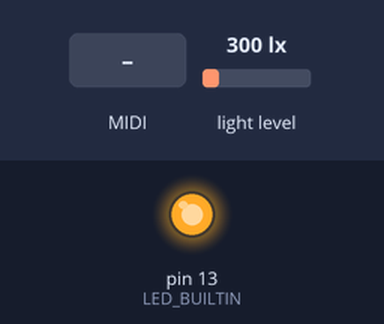
Recording of a sketch running on a simulated Teensy 4. Shown: output pins drawn as LEDs (lit = HIGH). The inputs (shaded band) are chosen by the test bench; at power-on: light level 300 lx.

Above: at 1.2 s.
1.3 s: light level set to 1500 lx
At 1.77 s:
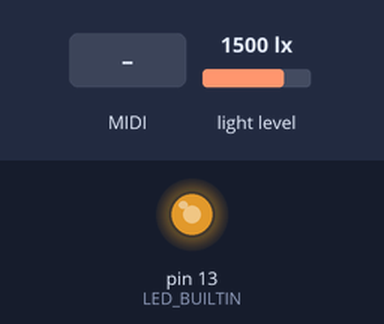
4.3 s: MIDI note 36 received
Timing chart, 0 to 13.3 s (numbered marks = the images above; inputs shaded):
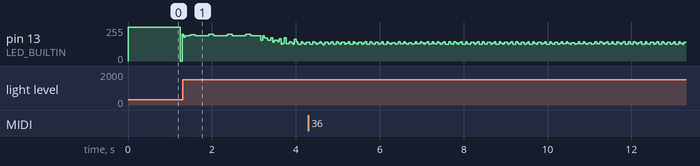

The sketch:

Light-MIDI-Note-Pentatonic.ino
```cpp
/*

  Advanced BH1750 library usage example

  This example has some comments about advanced usage features.

  Connections

  - VCC to 3V3 or 5V
  - GND to GND
  - SCL to SCL (A5 on Arduino Uno, Leonardo, etc or 21 on Mega and Due, on
    esp8266 free selectable)
  - SDA to SDA (A4 on Arduino Uno, Leonardo, etc or 20 on Mega and Due, on
    esp8266 free selectable)
  - ADD to (not connected) or GND

  ADD pin is used to set sensor I2C address. If it has voltage greater or equal
  to 0.7VCC voltage (e.g. you've connected it to VCC) the sensor address will be
  0x5C. In other case (if ADD voltage less than 0.7 * VCC) the sensor address
  will be 0x23 (by default).

*/

#include <BH1750.h>
#include <Wire.h>

#include "Filter.h"

ExponentialFilter<long> FilterRange(5, 0);

#define LOWCC1 16
#define HIGHCC1 LOWCC1 + 32


/*
  BH1750 can be physically configured to use two I2C addresses:
    - 0x23 (most common) (if ADD pin had < 0.7VCC voltage)
    - 0x5C (if ADD pin had > 0.7VCC voltage)

  Library uses 0x23 address as default, but you can define any other address.
  If you had troubles with default value - try to change it to 0x5C.

*/
BH1750 lightMeter(0x5c);

// the MIDI channel number to send messages
const int channel = 1;

// the MIDI continuous controller for each analog input
const int controllerA0 = 16; // 10 = pan position


float n0;
float previousA0 = -1;

float minVal = 1.00;
float maxVal = 10000.00;


uint16_t pentatonicTable[54] = { 0,1,3,6,8,10,13,15,18,20,22,25,27,30,32,34,37,39,42,44,46,49,51,54,56,58,61,63,66,68,70,73,75,78,80,82,85,87,90,92,94,97,99,102,104,106,109,111,114,116,118,121,123,126 };

uint16_t mapPentatonic(uint16_t input) {
  uint8_t value = (input) / (maxVal/53);
  return (pentatonicTable[value]);
}

const boolean debug = false;

void setup() {

  pinMode(LED_BUILTIN, OUTPUT);

  if (debug)
  {
    Serial.begin(115200);

    while (!Serial) {
      //Wait for USB serial port to connect. Needed for native USB port only
    }
  }

  // Initialize the I2C bus (BH1750 library doesn't do this automatically)
  Wire.begin();

  // On esp8266 you can select SCL and SDA pins using Wire.begin(D4, D3);

  /*

    BH1750 has six different measurement modes. They are divided in two groups;
    continuous and one-time measurements. In continuous mode, sensor
    continuously measures lightness value. In one-time mode the sensor makes
    only one measurement and then goes into Power Down mode.

    Each mode, has three different precisions:

      - Low Resolution Mode - (4 lx precision, 16ms measurement time)
      - High Resolution Mode - (1 lx precision, 120ms measurement time)
      - High Resolution Mode 2 - (0.5 lx precision, 120ms measurement time)

    By default, the library uses Continuous High Resolution Mode, but you can
    set any other mode, by passing it to BH1750.begin() or BH1750.configure()
    functions.

    [!] Remember, if you use One-Time mode, your sensor will go to Power Down
    mode each time, when it completes a measurement and you've read it.

    Full mode list:

      BH1750_CONTINUOUS_LOW_RES_MODE
      BH1750_CONTINUOUS_HIGH_RES_MODE (default)
      BH1750_CONTINUOUS_HIGH_RES_MODE_2

      BH1750_ONE_TIME_LOW_RES_MODE
      BH1750_ONE_TIME_HIGH_RES_MODE
      BH1750_ONE_TIME_HIGH_RES_MODE_2

  */

  // begin returns a boolean that can be used to detect setup problems.
  if (lightMeter.begin(BH1750::CONTINUOUS_LOW_RES_MODE)) {
    if (debug)Serial.println(F("BH1750 Advanced begin"));
  } else {
    if (debug)Serial.println(F("Error initialising BH1750"));
    while (true) {
      digitalWrite(LED_BUILTIN, HIGH);
      delay(500);
      digitalWrite(LED_BUILTIN, LOW);
      delay(500);
    } // Stop forever
  }
}

void loop() {
  digitalWrite(LED_BUILTIN, HIGH);
  if (lightMeter.measurementReady()) {

    FilterRange.Filter(lightMeter.readLightLevel());
    float lux = FilterRange.Current();

    n0 = lux;

    if (n0 != previousA0) {
      usbMIDI.sendControlChange(controllerA0, constrain (map (n0, minVal , maxVal, 0, 127), 0, 127), channel);
      usbMIDI.sendNoteOn(mapPentatonic(n0), 99, channel);  // 60 = C4
      delay(10);
      usbMIDI.sendNoteOff(mapPentatonic(n0), 0, channel);  // 60 = C4
      //14bit
      //usbMIDI.sendControlChange(HIGHCC1, FilterRange.Current() & 0x7F, 1);
      //usbMIDI.sendControlChange(LOWCC1, (FilterRange.Current() >> 7) & 0x7F, 1);

      previousA0 = n0;
    }

    if (debug) {
      Serial.print("Light: ");
      Serial.print(lux);
      Serial.println(" lx");
    }
    delay(5);
    digitalWrite(LED_BUILTIN, LOW);
    delay(5);
  }
  // MIDI Controllers should discard incoming MIDI messages.
  // http://forum.pjrc.com/threads/24179-Teensy-3-Ableton-Analog-CC-causes-midi-crash
  while (usbMIDI.read()) {
    // ignore incoming messages
  }
}
```
